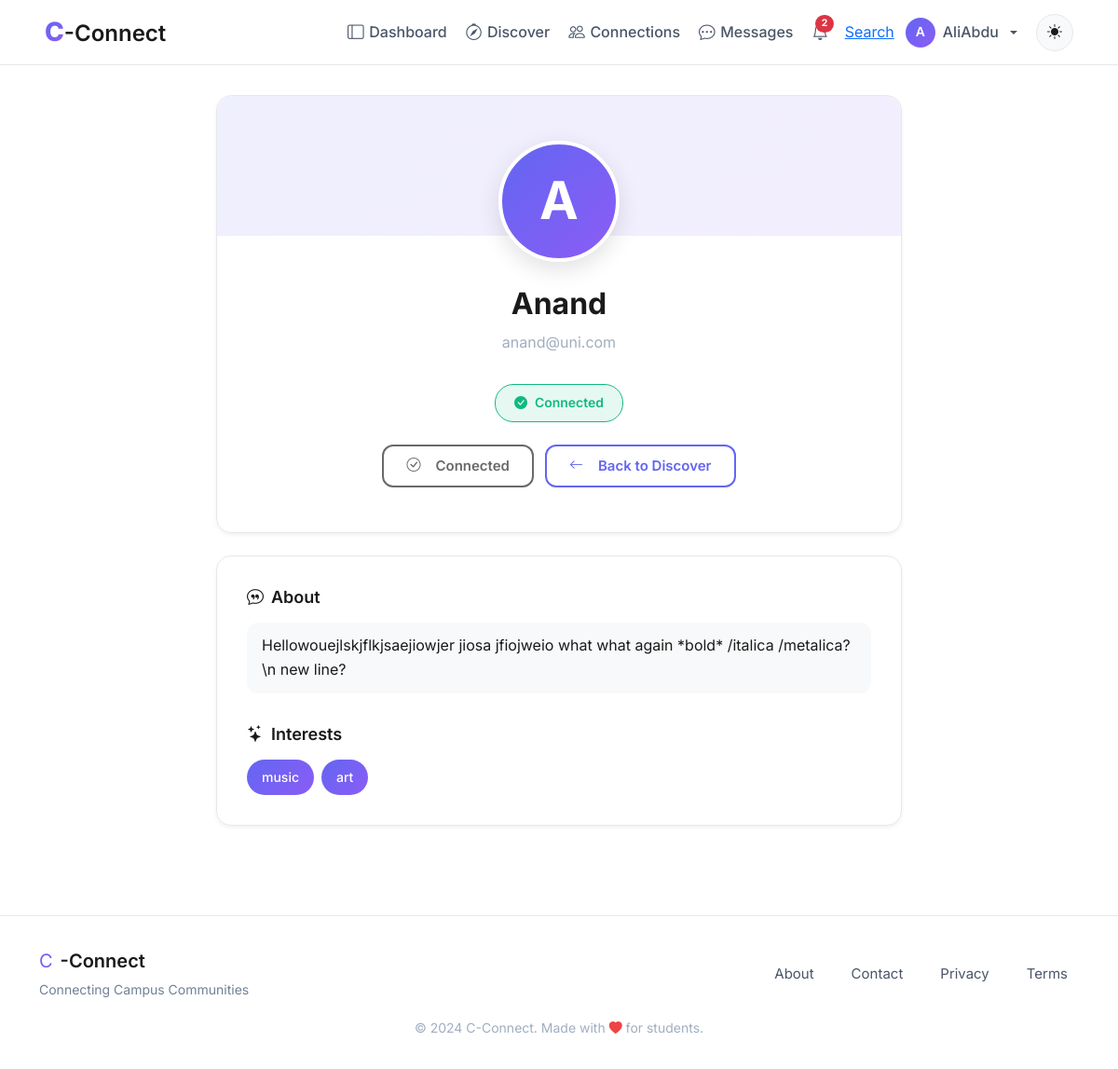
Page /user/19 (signed in) on the committed database.
### models.py (models this page shows, shortened)
class User(UserMixin, db.Model):
    id = db.Column(db.Integer, primary_key=True, autoincrement=True)  # Unique identifier
    username = db.Column(db.String(100), nullable=False)  # Name of the user (later can add this unique if needed)
    email = db.Column(db.String(120), nullable=False, unique=True)  # Email of the user
    password = db.Column(db.String(200), nullable=False)  # Passwords not hashed yet (done in setup_db.py)
    created_at = db.Column(db.DateTime, default=db.func.now())  # Timestamp of account creation
    last_login = db.Column(db.DateTime, nullable=True)  # Timestamp of last login
    pass

class Profile(db.Model):
    id = db.Column(db.Integer, primary_key=True, autoincrement=True)  # Unique identifier
    user_id = db.Column(db.Integer, db.ForeignKey('user.id'), nullable=False,unique=True)  # Foreign key to User
    bio = db.Column(db.Text, nullable=True)
    profile_picture = db.Column(db.String(225), nullable=True)  # URL to profile
    department = db.Column(db.String(100), nullable=True)
    year=db.Column(db.String(20),nullable=True)
    interests=db.Column(db.JSON,nullable=True) #or db.String(500), can be comma separated values or db.Text
    location = db.Column(db.String(150), nullable=True)
    visibility = db.Column(db.String(50), default='public')  # public, private, connections-only
    updated_at = db.Column(db.DateTime, default=db.func.now(), onupdate=db.func.now())
    user = db.relationship('User', backref=db.backref('profile', uselist=False)) #here changed 'profiles' to 'profile'

### blueprints/main/routes.py (the view)
@main.route("/user/<int:user_id>")
@login_required
def view_user_profile(user_id):
    if user_id <= 0 or user_id == current_user.id:
        return redirect(url_for("auth.profile"))
    user = User.query.get_or_404(user_id)
    profile = user.profile
    conn = Connection.query.filter(
        ((Connection.user_id == current_user.id) & (Connection.target_user_id == user_id)) |
        ((Connection.user_id == user_id) & (Connection.target_user_id == current_user.id))
    ).first()
    if current_user.id != user.id:
        try:
            last_visit = (
                ProfileVisit.query
                .filter_by(viewer_id=current_user.id, viewed_id=user.id)
                .order_by(ProfileVisit.timestamp.desc())
                .first()
            )
            if not last_visit or (datetime.now(timezone.utc) - last_visit.timestamp).total_seconds() > 1800: #30 minutes
                v = ProfileVisit(viewer_id=current_user.id, viewed_id=user.id)
                db.session.add(v)
                db.session.commit()
        except:
            db.session.rollback()
    return render_template(
        "main/user_profile.html",
        user=user,
        profile=profile,
        conn=conn
    )

### blueprints/main/templates/main/user_profile.html (shortened to what this page needs)
{% extends "base.html" %}
{% block body %}
<div class="profile-container">
    <div class="container">
        <div class="row justify-content-center">
            <div class="col-lg-8">
                <div class="profile-header-card glass-card animate-on-scroll">
                    <div class="profile-avatar">{{ user.username[0].upper() }}</div>
                    <h1 class="profile-name">{{ user.username }}</h1>
                    <p class="profile-email">{{ user.email }}</p>
                    {% if conn %}
                        {% if conn.status == 'accepted' %}
                            <div class="connection-status status-connected">
                                <i class="bi bi-check-circle-fill"></i>
                                Connected
                            </div>
                        {% endif %}
                    {% endif %}
                    <div class="action-buttons">
                        {% if conn is none %}
                            <form method="POST" action="{{ url_for('connections.connections_send', target_id=user.id) }}">
                                <input type="hidden" name="csrf_token" value="{{ csrf_token() }}">
                                <button class="btn btn-primary-custom">
                                    <i class="bi bi-person-plus me-2"></i>Send Connection Request
                                </button>
                            </form>
                        {% elif conn.status == 'pending' and conn.user_id == current_user.id %}
                            <button class="btn btn-outline-custom" disabled>
                                <i class="bi bi-clock me-2"></i>Request Pending
                            </button>
                        {% elif conn.status == 'accepted' %}
                            <button class="btn btn-outline-custom" disabled>
                                <i class="bi bi-check-circle me-2"></i>Connected
                            </button>
                        {% endif %}
                        <a href="{{ url_for('main.discover') }}" class="btn btn-outline-custom">
                            <i class="bi bi-arrow-left me-2"></i>Back to Discover
                        </a>
                    </div>
                </div>
                <div class="profile-info-card glass-card animate-on-scroll mt-4">
                    {% if profile and profile.bio %}
                    <div class="info-section">
                        <h2 class="info-title">
                            <i class="bi bi-chat-quote"></i>
                            About
                        </h2>
                        <div class="info-item">
                            <p style="margin: 0; line-height: 1.6; color: var(--text-primary);">
                                {{ profile.bio }}
                            </p>
                        </div>
                    </div>
                    {% endif %}
                    {% if profile and profile.interests %}
                    <div class="info-section">
                        <h2 class="info-title">
                            <i class="bi bi-stars"></i>
                            Interests
                        </h2>
                        <div class="interests-list">
                            {% for interest in profile.interests %}
                                <span class="interest-badge">{{ interest }}</span>
                            {% endfor %}
                        </div>
                    </div>
                    {% endif %}
                </div>
            </div>
        </div>
    </div>
</div>
{% endblock %}

### templates/base.html (shortened to what this page needs)
<!DOCTYPE html>
<html lang="en">
<head>
    <link rel="stylesheet" href="https://cdn.jsdelivr.net/npm/bootstrap-icons@1.11.1/font/bootstrap-icons.css">
    <link href="https://cdn.jsdelivr.net/npm/bootstrap@5.3.2/dist/css/bootstrap.min.css" rel="stylesheet">
    <link rel="stylesheet" href="{{ url_for('static', filename='css/global.css') }}">
</head>
<body>
    <nav class="navbar navbar-expand-lg navbar-glass fixed-top">
        <div class="container-fluid px-lg-5 px-3">
            <a class="navbar-brand" href="{{ url_for('main.home') }}">
                <span class="brand-c">C</span><span class="brand-connect">-Connect</span>
            </a>
            <div class="collapse navbar-collapse" id="navbarNav">
                <ul class="navbar-nav ms-auto align-items-lg-center gap-1">
                    {% if current_user.is_authenticated %}
                        <li class="nav-item">
                            <a class="nav-link" href="{{ url_for('main.dashboard') }}">
                                <i class="bi bi-layout-sidebar"></i>Dashboard
                            </a>
                        </li>
                        <li class="nav-item">
                            <a class="nav-link" href="{{ url_for('main.discover') }}">
                                <i class="bi bi-compass"></i>Discover
                            </a>
                        </li>
                        <li class="nav-item">
                            <a class="nav-link" href="{{ url_for('connections.connections_home') }}">
                                <i class="bi bi-people"></i>Connections
                            </a>
                        </li>
                        <li class="nav-item">
                            <a class="nav-link" href="{{ url_for('main.messages') }}">
                                <i class="bi bi-chat-dots"></i>Messages
                            </a>
                        </li>
                        <li class="nav-item position-relative">
                            <a class="nav-link" href="{{ url_for('notifications.notifications_list') }}">
                                {% set unread = current_user.notifications | selectattr("is_read", "equalto", False) | list %}
                                {% if unread|length > 0 %}
                                <span class="badge bg-danger rounded-pill">{{ unread|length }}</span>
                                {% endif %}
                            </a>
                        </li>
                        <li><a href="{{ url_for('main.search_page') }}">Search</a></li>
                        <li class="nav-item dropdown">
                            <a class="nav-link dropdown-toggle d-flex align-items-center gap-2" href="#" role="button" data-bs-toggle="dropdown">
                                <div style="width: 32px; height: 32px; border-radius: 50%; background: linear-gradient(135deg, var(--primary-color), var(--accent-color)); display: flex; align-items: center; justify-content: center; color: white; font-weight: 600; font-size: 0.875rem;">
                                    {{ current_user.username[0].upper() }}
                                </div>
                                <span class="d-none d-lg-inline">{{ current_user.username }}</span>
                            </a>
                        </li>
                    {% endif %}
                    <li class="nav-item ms-lg-2">
                        <button class="btn-theme-toggle" id="themeToggle" aria-label="Toggle theme">
                            <i class="bi bi-sun-fill" id="themeIcon"></i>
                        </button>
                    </li>
                </ul>
            </div>
        </div>
    </nav>
    <main class="main-content">
        {% block body %}{% endblock %}
    </main>
    <footer class="footer-glass">
        <div class="container">
            <div class="row align-items-center">
                <div class="col-md-6 text-center text-md-start mb-3 mb-md-0">
                    <div class="d-flex align-items-center justify-content-center justify-content-md-start gap-2">
                        <span class="brand-c" style="font-size: 1.25rem;">C</span>
                        <span class="brand-connect" style="font-size: 1.25rem;">-Connect</span>
                    </div>
                    <p class="footer-tagline mb-0">Connecting Campus Communities</p>
                </div>
                <div class="col-md-6">
                    <div class="d-flex justify-content-center justify-content-md-end gap-3 flex-wrap">
                        <a href="{{ url_for('main.about') }}" class="footer-link">About</a>
                        <a href="{{ url_for('main.contact') }}" class="footer-link">Contact</a>
                        <a href="#" class="footer-link">Privacy</a>
                        <a href="#" class="footer-link">Terms</a>
                    </div>
                </div>
            </div>
            <div class="row mt-3">
                <div class="col text-center">
                    <small class="text-muted">
                        &copy; 2024 C-Connect. Made with <i class="bi bi-heart-fill" style="color: var(--danger-color);"></i> for students.
                    </small>
                </div>
            </div>
        </div>
    </footer>
</body>
</html>

### rows in the picture
User: username "A", username "AliAbdu"
User: username "A", username "Anand", email "anand@uni.com"
Profile: bio "Hellowouejlskjflkjsaejiowjer jiosa jfiojweio what what again *bold* /italica /metalica? \\n new line?"

### other values in the picture
{{ unread|length }} "2"
{{ interest }} "music" "art"
